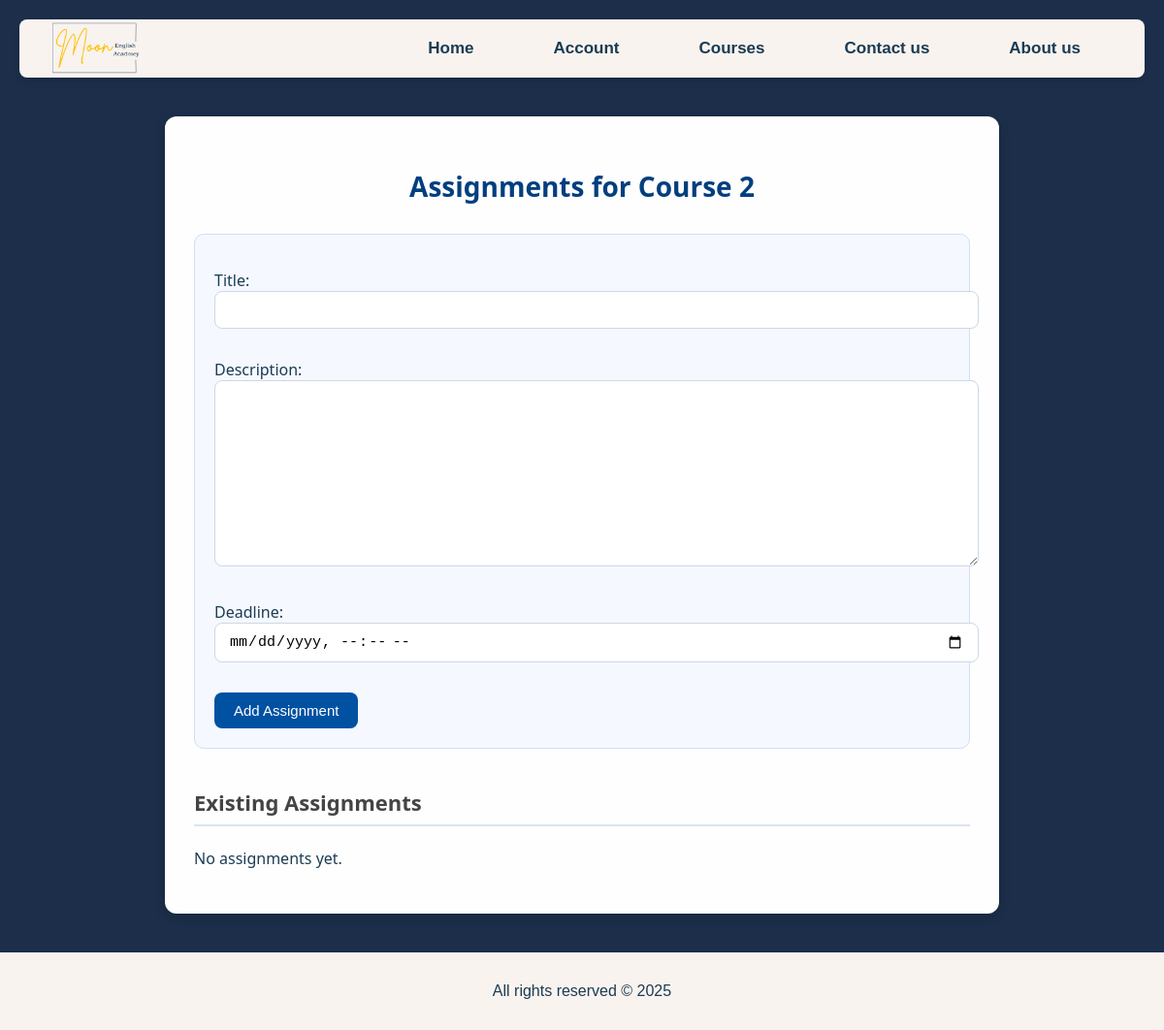
The page /courses/8/assignments/ (signed in) on the database as committed earlier.
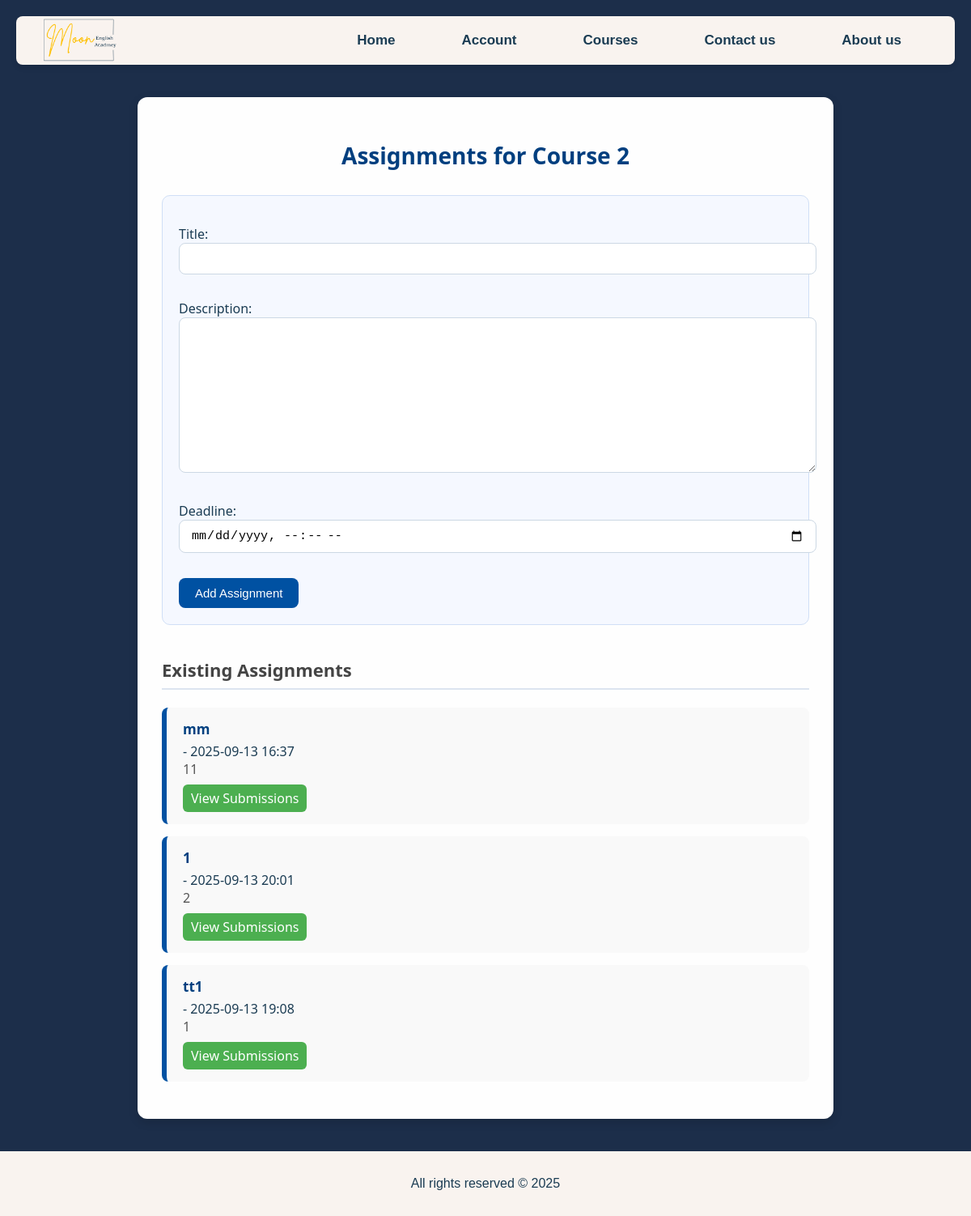
The same page on the database as committed later.
### main/models.py (models this page shows, shortened)
class Assignment(models.Model):
    course = models.ForeignKey('Course', on_delete=models.CASCADE, related_name='assignments')
    title = models.CharField(max_length=200)
    description = models.TextField()
    deadline = models.DateTimeField()
    created_at = models.DateTimeField(auto_now_add=True)

### main/views.py (the view)
# urls.py: path('courses/<int:course_id>/assignments/', views.assignment_list_create, name='assignment_list_create'),
@login_required
def assignment_list_create(request, course_id):
    course = get_object_or_404(Course, id=course_id, teacher=request.user)
    if request.method == 'POST':
        form = AssignmentForm(request.POST)
        if form.is_valid():
            assignment = form.save(commit=False)
            assignment.course = course
            assignment.save()
            return redirect('assignment_list_create', course_id=course.id)
    else:
        form = AssignmentForm()
    assignments = course.assignments.all().order_by('-created_at')
    return render(request, 'assignment_list.html', {
        'course': course,
        'form': form,
        'assignments': assignments,
    })

### main/forms.py
class AssignmentForm(forms.ModelForm):
    class Meta:
        model = Assignment
        fields = ['title', 'description', 'deadline']
        widgets = {
            'deadline': forms.DateTimeInput(attrs={'type': 'datetime-local'})
        }

### templates/assignment_list.html (shortened to what this page needs)
{% extends 'base.html' %}
{% load static %}
{% block extra_css %}
<link rel="stylesheet" href="{% static 'css/assignment_list.css' %}">
{% endblock %}
{% block content %}
<div class="assignment-container">
    <h2>Assignments for {{ course.title }}</h2>
    <form method="post">
        {{ form.as_p }}
        <button type="submit">Add Assignment</button>
    </form>
    <h3>Existing Assignments</h3>
    <ul>
        {% for assignment in assignments %}
            <li>
                <strong>{{ assignment.title }}</strong> - {{ assignment.deadline|date:"Y-m-d H:i" }}
                <p>{{ assignment.description }}</p>
                <a href="{% url 'assignment_submissions' assignment.id %}" class="submission-button">
                View Submissions
                </a>
            </li>
        {% empty %}
            <p>No assignments yet.</p>
        {% endfor %}
    </ul>
</div>
{% endblock %}

Rows that differ between the two databases and show on the page:
added Assignment: title "mm", deadline "2025-09-13 16:37", description "11"
added Assignment: title "1", deadline "2025-09-13 20:01", description "2"
added Assignment: title "tt1", deadline "2025-09-13 19:08", description "1"
Other text that changed with them:
text no longer shown: "No assignments yet."
